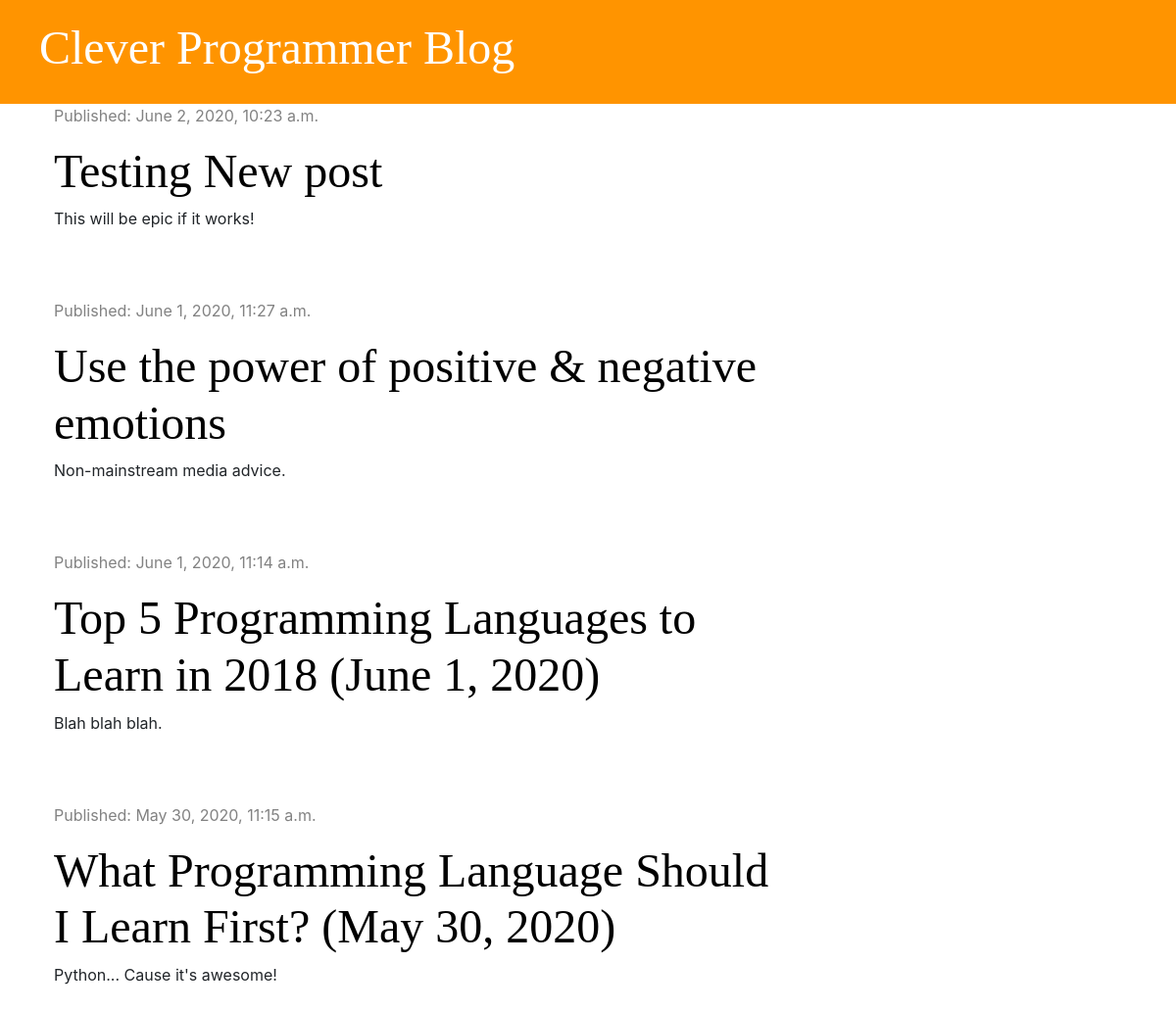
The app's page /, older data.
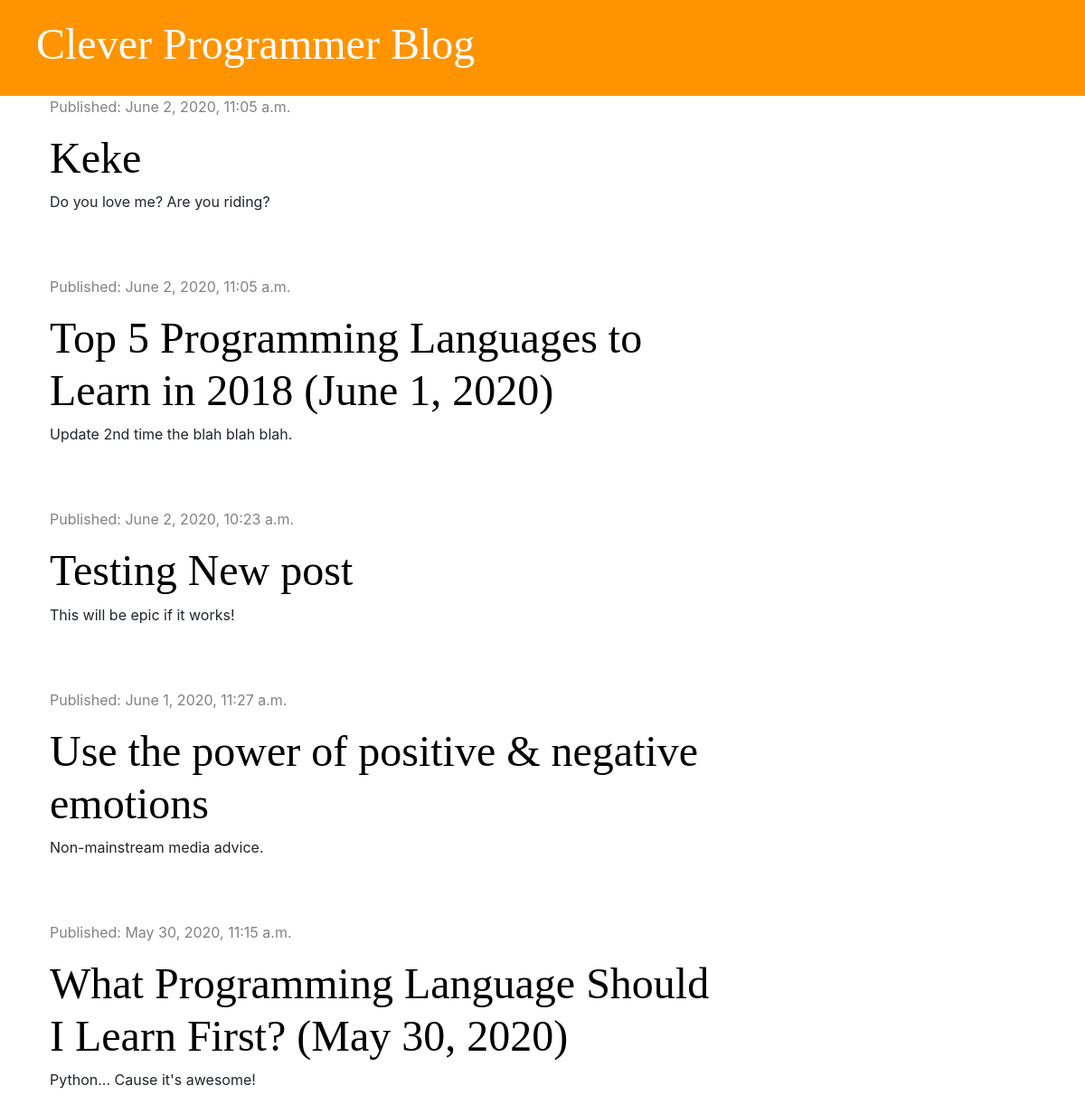
The same page, newer data.
### blog/models.py (models this page shows, shortened)
class Post(models.Model):
    author = models.ForeignKey('auth.User', on_delete=models.CASCADE)
    title = models.CharField(max_length=200)
    text = models.TextField()
    created_date = models.DateTimeField(default=timezone.now())
    published_date = models.DateTimeField(blank=True, null=True)

### blog/views.py (the view)
# urls.py: path('', views.post_list, name='post_list'),
def post_list(request):
    posts = Post.objects.filter(published_date__lte=timezone.now()).order_by('-published_date')
    stuff_for_frontend = {'posts': posts}
    return render(request, 'blog/post_list.html', stuff_for_frontend)

### blog/templates/blog/post_list.html
{% extends 'blog/base.html' %}
{% block content %}
        {% for post in posts %}
            <div class="post">
                <div class="date">
                    <p>Published: {{ post.published_date }}</p>
                </div>
                <h1><a href="{% url 'post_detail' pk=post.pk %}">{{ post.title }}</a></h1>
                <p>{{ post.text | linebreaksbr }}</p>
            </div>
        {% endfor %}
{% endblock %}

### blog/templates/blog/base.html (shortened to what this page needs)
<!DOCTYPE html>
{% load static %}
<html lang="en">
<head>
    <link rel="stylesheet" href="https://stackpath.bootstrapcdn.com/bootstrap/4.1.3/css/bootstrap.min.css">
    <link rel="stylesheet" href="{% static 'css/blog.css' %}">
    <link rel="stylesheet" href="//use.fontawesome.com/releases/v5.2.0/css/all.css">
</head>
<body>
    <div class="page-header">
        <h1><a href="{% url 'post_list' %}">Clever Programmer Blog</a></h1>
    </div>
    <div class="content container">
        <div class="row">
            <div class="col-md-8">
                {% block content %}
                {% endblock %}
            </div>
        </div>
    </div>
</body>
</html>

### blog/static/css/blog.css (style rules this page uses)
.page-header { background-color: #ff9400; margin-top: 0; padding: 20px 20px 20px 40px; }
.page-header h1, .page-header h1 a { color: #ffffff; font-size: 36pt; text-decoration: none; }
.content { margin-left: 40px; }
h1, h2, h3, h4 { font-family: 'Tangerine', 'Inconsolata', 'Droid Sans', serif; font-size: 48px; }
.date { color: #828282; }
.post { margin-bottom: 70px; }
.post h1 a { color: #000000; }

Row changes from the older to the newer data that the page shows:
added Post: published_date "June 2, 2020, 11:05 a.m.", title "Keke", text "Do you love me? Are you riding?"
changed Post: published_date "June 1, 2020, 11:14 a.m." → "June 2, 2020, 11:05 a.m."; text "Blah blah blah." → "Update 2nd time the blah blah blah."; moves up the list
